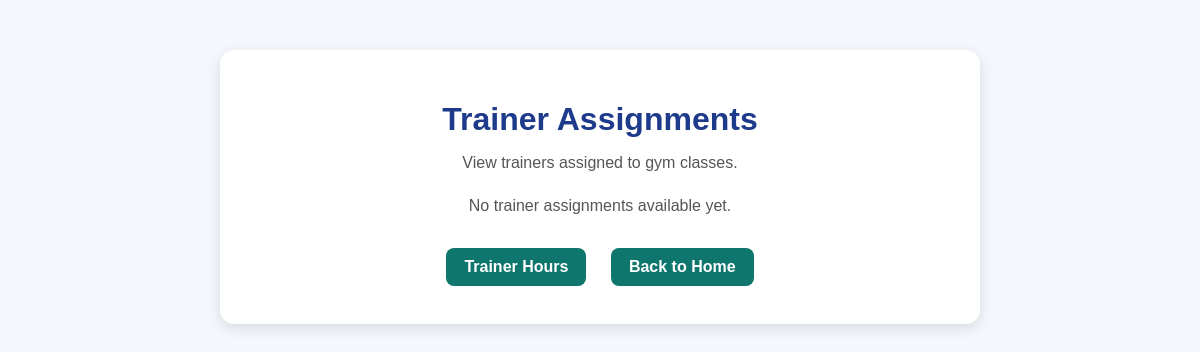
The page /trainers/assignments/ on the database as committed earlier.
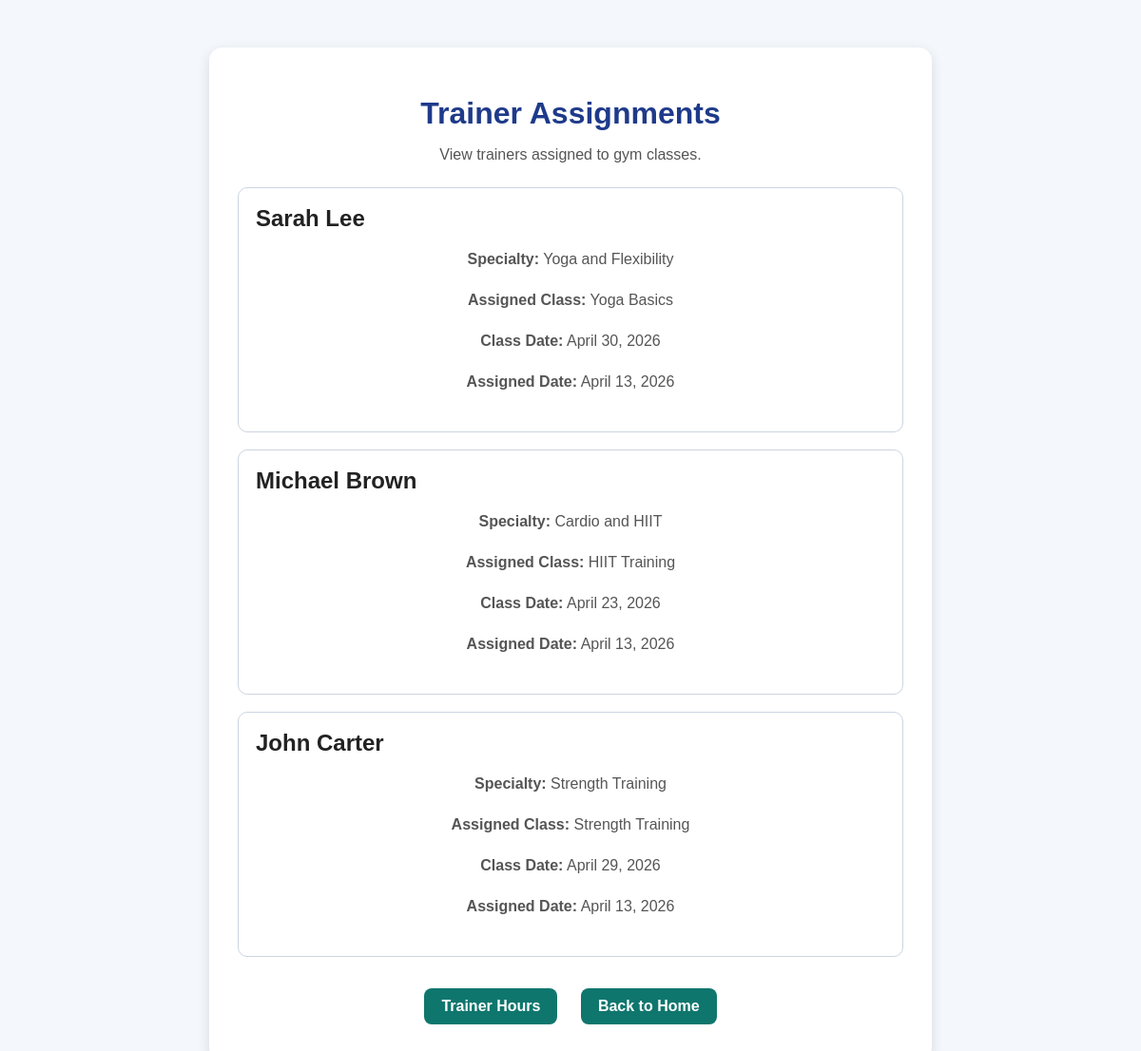
The same page on the database as committed later.
### trainers/models.py (models this page shows, shortened)
class TrainerAssignment(models.Model):
    trainer = models.ForeignKey(Trainer, on_delete=models.CASCADE)
    gym_class = models.ForeignKey(GymClass, on_delete=models.CASCADE)
    assigned_date = models.DateField(auto_now_add=True)

class Trainer(models.Model):
    name = models.CharField(max_length=100)
    specialty = models.CharField(max_length=100)
    hourly_rate = models.DecimalField(max_digits=8, decimal_places=2)

### classes_app/models.py (models this page shows, shortened)
class GymClass(models.Model):
    title = models.CharField(max_length=100)
    description = models.TextField()
    class_date = models.DateField()
    class_time = models.TimeField()
    capacity = models.IntegerField()

### trainers/views.py (the view)
# urls.py: path('assignments/', views.trainer_assignments, name='trainer_assignments'),
def trainer_assignments(request):
    assignments = TrainerAssignment.objects.select_related('trainer', 'gym_class').all().order_by('-assigned_date')
    return render(request, 'trainers/trainer_assignments.html', {'assignments': assignments})

### trainers/templates/trainers/trainer_assignments.html (shortened to what this page needs)
{% load static %}
<!DOCTYPE html>
<html lang="en">
<head>
    <link rel="stylesheet" href="{% static 'members/style.css' %}">
</head>
<body>
    <div class="container">
        <h1>Trainer Assignments</h1>
        <p>View trainers assigned to gym classes.</p>
        {% for item in assignments %}
            <div style="border: 1px solid #cbd5e1; border-radius: 10px; padding: 18px; margin-bottom: 18px;">
                <h2 style="margin-top: 0;">{{ item.trainer.name }}</h2>
                <p><strong>Specialty:</strong> {{ item.trainer.specialty }}</p>
                <p><strong>Assigned Class:</strong> {{ item.gym_class.title }}</p>
                <p><strong>Class Date:</strong> {{ item.gym_class.class_date }}</p>
                <p><strong>Assigned Date:</strong> {{ item.assigned_date }}</p>
            </div>
        {% empty %}
            <p>No trainer assignments available yet.</p>
        {% endfor %}
        <div class="nav-links">
            <a href="/trainers/hours/">Trainer Hours</a>
            <a href="/">Back to Home</a>
        </div>
    </div>
</body>
</html>

### members/static/members/style.css (style rules this page uses)
body { font-family: Arial, sans-serif; background: #f4f7fb; margin: 0; padding: 0; color: #222; }
.container { width: 90%; max-width: 700px; margin: 50px auto; background: #ffffff; padding: 30px; border-radius: 14px; box-shadow: 0 4px 14px rgba(0, 0, 0, 0.12); }
h1 { text-align: center; color: #1e3a8a; margin-bottom: 10px; }
p { text-align: center; color: #555; margin-bottom: 25px; }
.nav-links { text-align: center; margin-top: 25px; }
.nav-links a { display: inline-block; margin: 8px 10px; text-decoration: none; color: white; background: #0f766e; padding: 10px 18px; border-radius: 8px; font-weight: bold; }

Rows that differ between the two databases and show on the page:
added TrainerAssignment: trainer.name "Sarah Lee", trainer.specialty "Yoga and Flexibility", gym_class "Yoga Basics", gym_class.class_date "April 30, 2026", assigned_date "April 13, 2026"
added TrainerAssignment: trainer.name "Michael Brown", trainer.specialty "Cardio and HIIT", gym_class "HIIT Training", gym_class.class_date "April 23, 2026", assigned_date "April 13, 2026"
added TrainerAssignment: trainer.name "John Carter", trainer.specialty "Strength Training", gym_class "Strength Training", gym_class.class_date "April 29, 2026", assigned_date "April 13, 2026"
Other text that changed with them:
text no longer shown: "No trainer assignments available yet."
